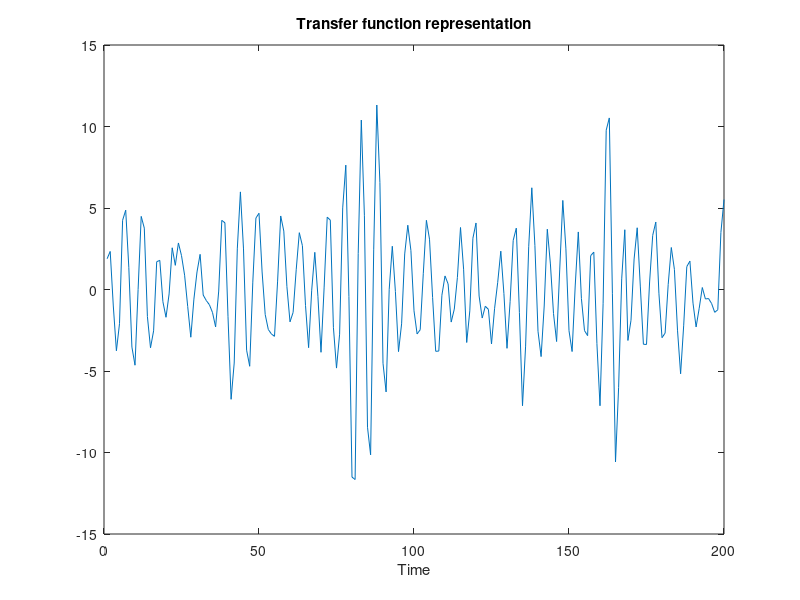
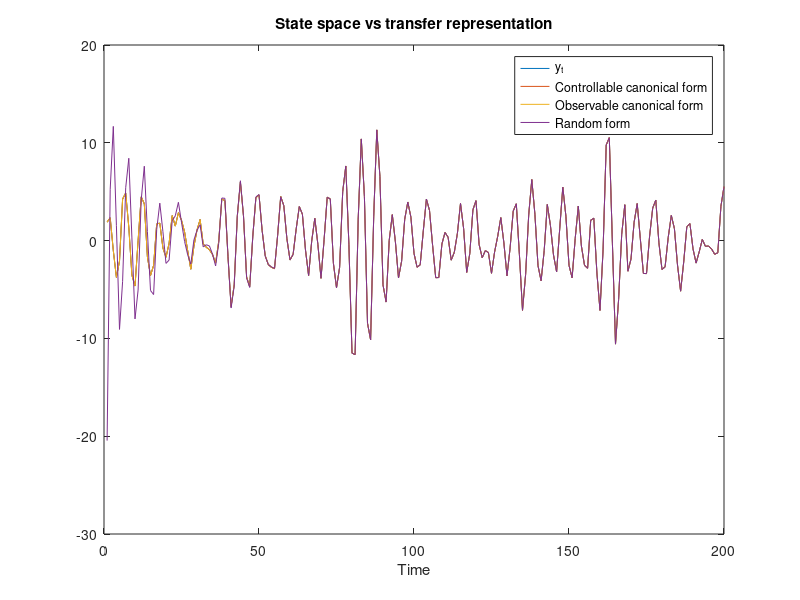

Reproduce these figures in MATLAB, in order.
%
% Time series analysis
% Lund University
%
% Example code 19: State space model of an ARMA process.
%
% Reference: 
%   "An Introduction to Time Series Modeling", 4th ed, by Andreas Jakobsson
%   Studentlitteratur, 2021
%
clear; clc;
close all;
addpath('../functions', '../data')              % Add this line to update the path

% Simulate an ARMA process. Leave the intial values to see how the
% different representation affect these samples.
N  = 200;
C0 = [ 1 0.6 0.5 -0.8 ];
A0 = [ 1 -0.6 0.8 ];
e = randn( N, 1 );
y = filter( C0, A0, e );                        % This is the transfer function representation.

plot( y )
title('Transfer function representation')
xlabel('Time')


%% Form the state space representations of the ARMA.
% Note how these representations are equivalent (except in the intial "ring-down").
p = length(A0)-1;
q = length(C0)-1;
d = max(p, q+1);
fprintf('Number of states required is max(p, q+1) = %i.\n', d)

% Controllable canonical form.
A  = [ -A0(2) -A0(3) 0 0 ; 1 0 0 0; 0 1 0 0 ; 0 0 1 0];
B  = [ 1 ; 0 ; 0 ; 0];
C  = C0;
xt = [0 ; 0; 0; 0];
yc = zeros(N,1);
for t=1:N
    xt    = A*xt + B*e(t);
    yc(t) = C*xt;
end
fprintf('The A matrix for a controllable canonical form is:\n')
A


%% Observable canonical form.
A  = [ -A0(2) 1 0 0 ; -A0(3) 0 1 0; 0 0 0 1 ; 0 0 0 0 ];
B  = C0';
C  = [1 0 0 0];
xt = [0 ; 0; 0; 0];
yo = zeros(N,1);
for t=1:N
    xt    = A*xt + B*e(t);
    yo(t) = C*xt;
end
fprintf('The A matrix for an observable canonical form is:\n')
A


%% Random transformation of the state space form.
T  = randn(d,d);    % Create a random transformation matrix. 
iT = inv(T);
A  = T*A*iT;        % Transform the state matrices.
B  = T*B;
C  = C*iT;
yr = zeros(N,1);
for t=1:N
    xt    = A*xt + B*e(t);
    yr(t) = C*xt;
end
fprintf('The A matrix using a random transformation is:\n')
A


%% Compare realisations. 
figure
plot( [y yc yo yr] )
title('State space vs transfer representation')
legend('y_t', 'Controllable canonical form', 'Observable canonical form', 'Random form','Location','best')
xlabel('Time')
